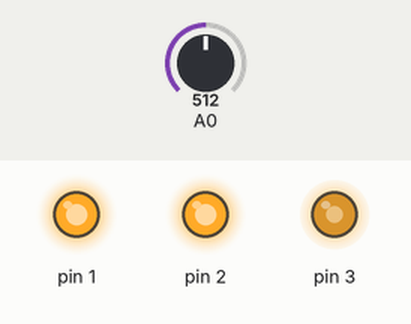
Simulated run of this sketch. Board: Arduino Uno, built with avr-gcc and run on an emulated ATmega328P. On the bench: output pins drawn as LEDs (lit = HIGH). The inputs (shaded band) are chosen by the test bench; at power-on: A0 = 512.

Above: at 1.2 s.
1.3 s: A0 set to 716
At 2.5 s:
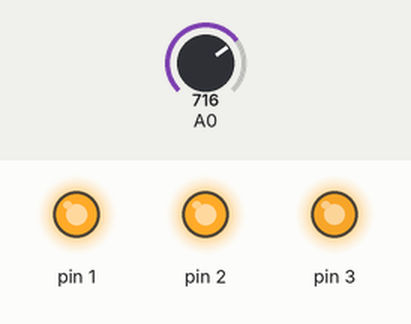
2.8 s: A0 set to 900
At 3.7 s:
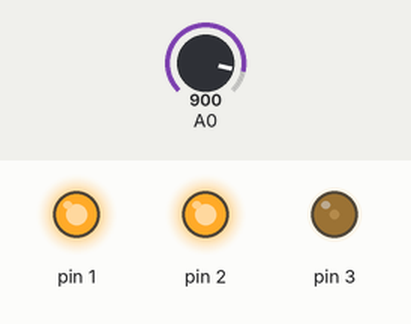
4.3 s: A0 set to 1023
At 4.8 s:
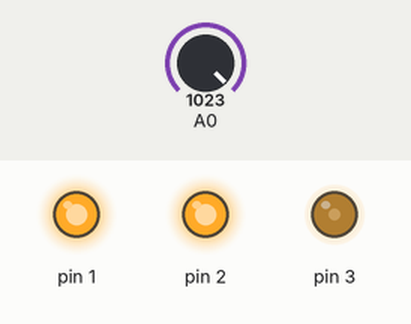
5.8 s: A0 set to 122
At 7.0 s:
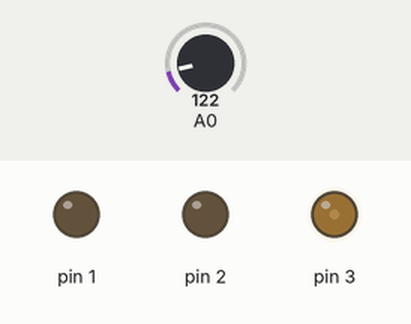
7.3 s: A0 set to 0
At 8.3 s:
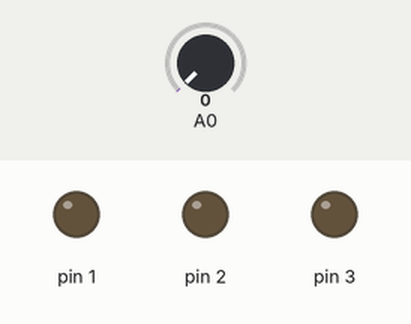
8.8 s: A0 set to 511
At 9.5 s:
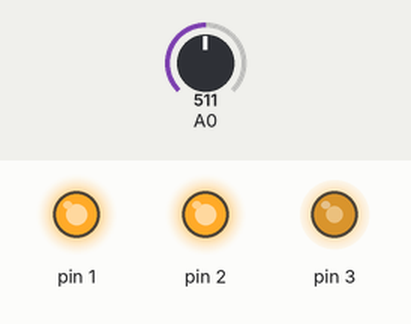
Timing chart, 0 to 11.3 s (numbered marks = the images above; inputs shaded):
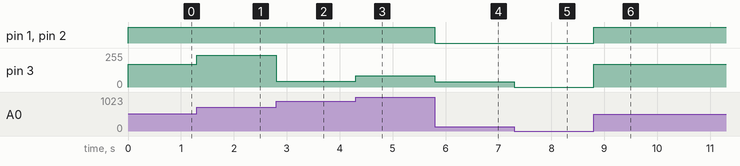

The sketch:

potenciometro.ino
```cpp
int valorPot = 0;

void setup(){

   pinMode(1, INPUT);
   pinMode(2, INPUT);

   pinMode(3, INPUT);
  pinMode(8, INPUT);
}

void loop(){
  valorPot = analogRead(A0);
  analogWrite(3,valorPot/3);
  analogWrite(2,valorPot/2);
  analogWrite(1,valorPot/1);
}
```

Measured:
- after the input at 1.3 s, pin 3: 170/255 → 238/255 at once
- after the input at 2.8 s, pin 3: 238/255 → 44/255 at once
- after the input at 4.3 s, pin 3: 44/255 → 85/255 at once
- after the input at 5.8 s, pin 1, pin 2: HIGH → LOW at once; pin 3: 85/255 → 40/255 at once
- after the input at 7.3 s, pin 3: 40/255 → 0/255 at once
- after the input at 8.8 s, pin 1, pin 2: LOW → HIGH at once; pin 3: 0/255 → 170/255 at once
